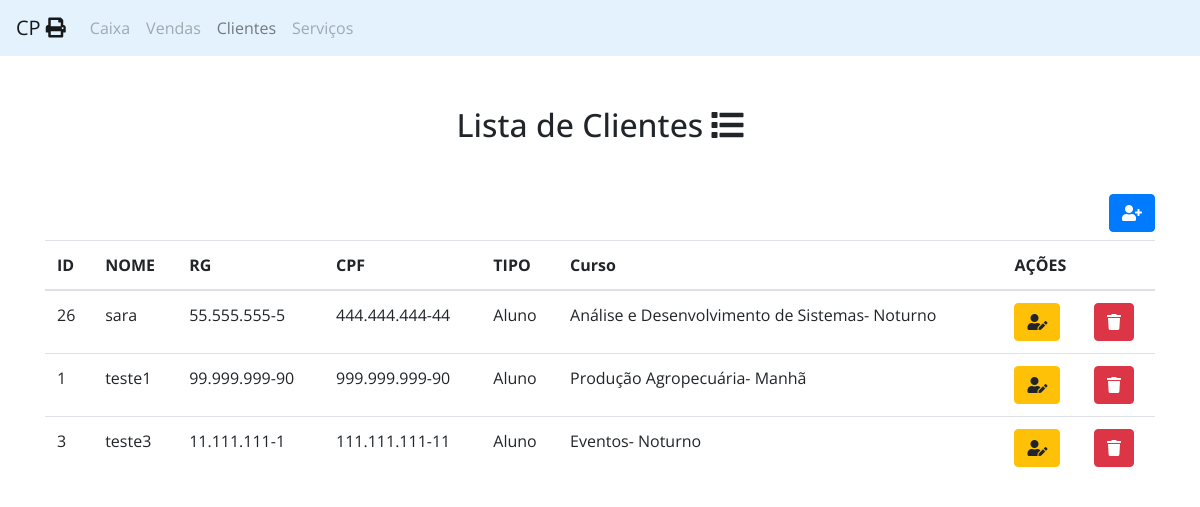
The page /view/cliente.php on the database its author committed.
### tables this page shows
CREATE TABLE `cliente` (
  `id` int(11) NOT NULL,
  `nome` varchar(200) NOT NULL,
  `rg` varchar(20) NOT NULL,
  `cpf` varchar(20) NOT NULL,
  `tipo` varchar(200) NOT NULL,
  `curso` varchar(200) NOT NULL
);

### model/Manager.class.php (called while the page is built, shortened)
<?php
class Manager extends Conexao {
	 public function listClient($cliente) {
	 	$pdo = parent::get_instance();
	 	$sql = "SELECT * FROM $cliente ORDER BY nome ASC";
	 	$statement = $pdo->query($sql);
	 	$statement->execute();
		return $statement->fetchAll();
	 }
}
?>

### view/cliente.php (the view, shortened to what this page needs)
<?php
include_once '../model/Manager.class.php';
$manager = new Manager();
?>
<!DOCTYPE html>
<html>
<head>
	<?php include_once 'dependencias.php'; ?>
	<?php include_once 'menu.php'; ?>
</head>
<body>
<div class="container">
	<h2 class="text-center">
		Lista de Clientes <i class="fa fa-list"></i>
	</h2>
	<h5 class="text-right">
		<a href="page_register.php" class="btn btn-primary btn-xs">
			<i class="fa fa-user-plus"></i>
		</a>
	</h5>
	<div class="table-responsive">
		<table class="table table-hover">
			<thead class="thead">
				<tr>
					<th>ID</th>
					<th>NOME</th>
					<th>RG</th>
					<th>CPF</th>
					<th>TIPO</th>
					<th>Curso</th>
					<th colspan="4">AÇÕES</th>
				</tr>
			</thead>
			<tbody>
				<?php foreach($manager->listClient("cliente") as $client): ?>
				<tr>
					<td><?php echo $client['id']; ?></td>
					<td><?php echo $client['nome']; ?></td>
					<td><?php echo $client['rg']; ?></td>
					<td><?php echo $client['cpf']; ?></td>
					<td><?php echo $client['tipo']; ?></td>
					<td><?php echo $client['curso']; ?></td>
					<td>
						<form method="POST" action="page_update.php">
							<button class="btn btn-warning btn-xs">
								<i class="fa fa-user-edit"></i>
							</button>
						</form>
					</td>
					<td>
						<form method="POST" action="../controller/delete_client.php" onclick="return confirm('Você tem certeza que deseja excluir ?');">
							<button class="btn btn-danger btn-xs">
								<i class="fa fa-trash"></i>
							</button>
						</form>
					</td>
				</tr>
				<?php endforeach; ?>
			</tbody>
		</table>
	</div>
</div>
</body>
</html>

### view/dependencias.php (shortened to what this page needs)
<link rel="stylesheet" href="https://maxcdn.bootstrapcdn.com/bootstrap/4.0.0/css/bootstrap.min.css">
<link rel="stylesheet" href="https://use.fontawesome.com/releases/v5.1.0/css/all.css">

### view/menu.php (shortened to what this page needs)
<link rel="stylesheet" href="https://maxcdn.bootstrapcdn.com/bootstrap/4.0.0/css/bootstrap.min.css">
<link rel="stylesheet" href="https://use.fontawesome.com/releases/v5.1.0/css/all.css">
<nav class="navbar navbar-expand-lg navbar-light " style="background-color:#e3f2fd ;">
  <a class="navbar-brand" href="#">CP
  <i class="fa fa-print"></i>
  </a>
  <div class="collapse navbar-collapse" id="navbarTogglerDemo03">
    <ul class="navbar-nav mr-auto mt-2 mt-lg-0">
      <li class="nav-item">
        <a class="nav-link disabled" href="#">Caixa</a>
      </li>
	  <li class="nav-item">
        <a class="nav-link disabled" href="#">Vendas</a>
      </li>
	  <li class="nav-item">
        <a class="nav-link" href="cliente.php">Clientes</a>
      </li>
	  <li class="nav-item">
        <a class="nav-link disabled" href="#">Serviços</a>
      </li>
  </div>
</nav>

### view/dependencias.php (style rules this page uses)
body { margin: 0; background-color: #ffffff; }
* { font-family: 'Open Sans', sans-serif; }
h2 { font-family: 'Open Sans', sans-serif; margin: 50px; }

### view/menu.php (style rules this page uses)
h2 { margin: 50px; }

### rows shown on the page
cliente: id "26", nome "sara", rg "55.555.555-5", cpf "444.444.444-44", tipo "Aluno", curso "Análise e Desenvolvimento de Sistemas- Noturno"
cliente: id "1", nome "teste1", rg "99.999.999-90", cpf "999.999.999-90", tipo "Aluno", curso "Produção Agropecuária- Manhã"
cliente: id "3", nome "teste3", rg "11.111.111-1", cpf "111.111.111-11", tipo "Aluno", curso "Eventos- Noturno"
